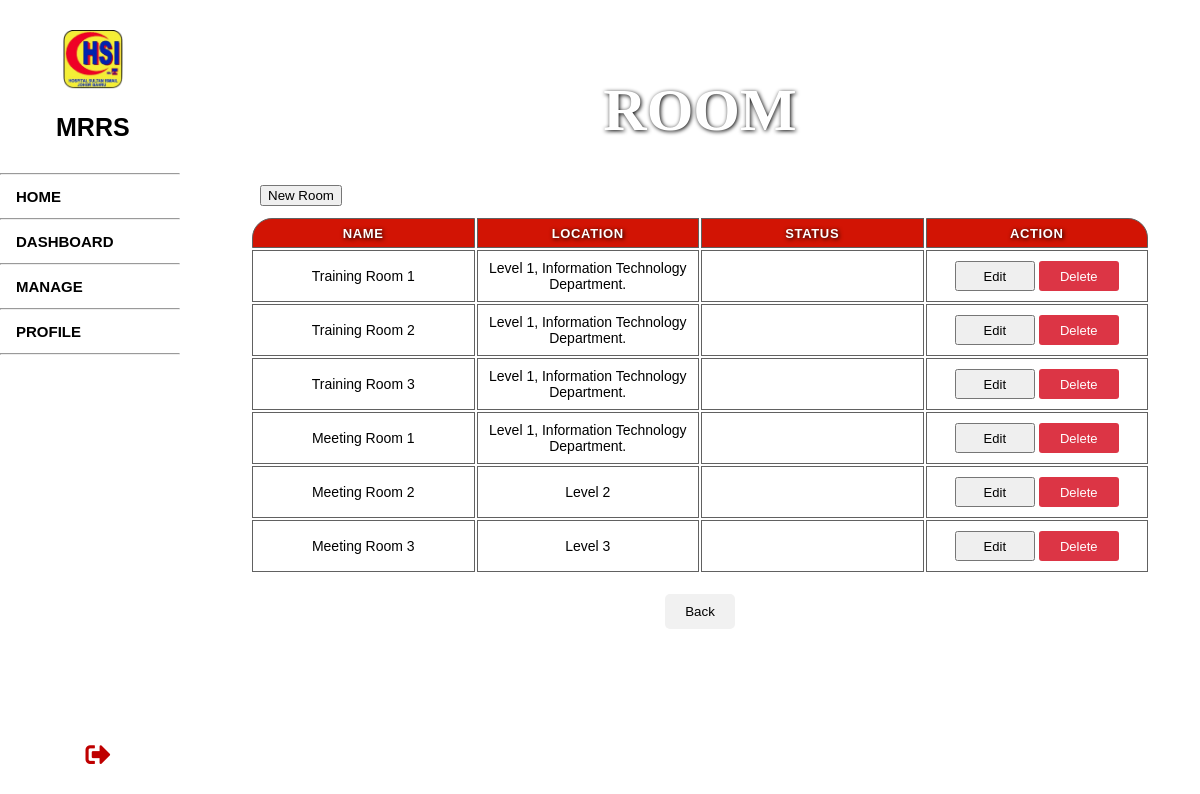
/Main/roomPage.php, run on the app's committed database.
### tables this page shows
CREATE TABLE room (
	room_ID INT NOT NULL AUTO_INCREMENT,
	room_Name VARCHAR (100),
	room_Location VARCHAR (150),
	status_ID INT,
	PRIMARY KEY (room_ID),
	FOREIGN KEY (status_ID) REFERENCES status (status_ID)
);

### Main/roomPage.php (the view, shortened to what this page needs)
<?php
	include "../iconTab.php";
	include "../sideNav.php";
	include "../connect.php";
?>
<!DOCTYPE html>
<html>
	<body>
		<div class="background"><br><br>
			<h1><center>ROOM</center></h1>
			<div class="register">
				<input type='button' onclick='location.href="roomRegister.php"' value='New Room'>
			</div>
			<center>
				<table id="room" class="myTable">
					<tr>
						<th style="border-radius: 20px 0px 0px 0px">NAME</th>
						<th>LOCATION</th>
						<th>STATUS</th>
						<th style="border-radius: 0px 20px 0px 0px">ACTION</th>
					</tr>
			<center>
			<?php
				$sql = "SELECT * FROM room
						LEFT JOIN status
						ON room.status_ID = status.status_ID";
				$result = mysqli_query($connect, $sql);
				if (mysqli_num_rows($result) > 0) {
					foreach ($result as $row) {
						$rID = $row['room_ID'];
						$rName = $row['room_Name'];
						$rLoc = $row['room_Location'];
						$rStat = $row['status_Type'];
						echo "<tr style='color:black; font-family:Arial;'>";
						echo "<td>$rName</td>";
						echo "<td>$rLoc</td>";
						if ($rStat == 'Available') {
							echo "<td style='color: green;'>$rStat</td>";
						} elseif ($rStat == 'Unavailable') {
							echo "<td style='color: red;'>$rStat</td>";
						} else {
							echo "<td style='color: #FCA510;'>$rStat</td>";
						}
						echo "<td><input class='custom-button' type='button' onclick='location.href=\"roomedit.php?id=$rID\"' value='Edit'> ";
						echo "<input class='delete-button' type='button' onclick='delFunction(\"$rID\")' value='Delete'></td>";
						echo "</tr>";
					}
				}
			?>
			</center>
				</table>
			</center>
		</div>
		<div class="button-container">
            <input class="back-button" name="cancel" type="button" value="Back" onclick ='location.href="managePage.php"'>
        </div>
	</body>
</html>

### Main/roomPage.php (style rules this page uses)
.background h1 { color: #fff; font-family: 'Barlow'; font-size: 60px; text-shadow: 1px 1px 4px black; text-transform: uppercase; }
body { background-image: url("../Images/7.jpg"); background-size: cover; background-position: center; height: 760px; position: relative; margin: 0; margin-left: 200px; }
.myTable { table-layout:fixed ; width: 90% ; background: white; border-radius: 20px 20px 0px 0px; font-family: Verdana, sans-serif; font-size: 14px; color: black; text-align: center; }
.myTable th { font-family: Verdana, sans-serif; text-shadow: 1px 1px 4px black; font-size: 13px; height: 30px; letter-spacing: 0.05em; background-color: #D21404; color: white; text-align: center; }
.myTable td, .myTable th { padding: 5px; border: 1px solid #616161; overflow-wrap: break-word; word-wrap: break-word; text-align: center; }
.register { position: relative; margin-top: 2%; margin-left: 6%; margin-bottom: 10px; }
.custom-button { font-size: 13px; width: 80px; height: 30px; margin-top: 5px; margin-bottom: 5px; }
.delete-button { font-size: 13px; width: 80px; height: 30px; margin-top: 5px; margin-bottom: 5px; background-color: #dc3545; color: white; border: none; border-radius: 3px; cursor: pointer; }
.button-container { text-align: center; margin-top: 20px; }
.back-button { background-color: #f1f1f1; color: black; border: none; padding: 10px 20px; cursor: pointer; border-radius: 5px; }

### data on the page
room: room_Name "Training Room 1", room_Location "Level 1, Information Technology Department."
room: room_Name "Training Room 2", room_Location "Level 1, Information Technology Department."
room: room_Name "Training Room 3", room_Location "Level 1, Information Technology Department."
room: room_Name "Meeting Room 1", room_Location "Level 1, Information Technology Department."
room: room_Name "Meeting Room 2", room_Location "Level 2"
room: room_Name "Meeting Room 3", room_Location "Level 3"
